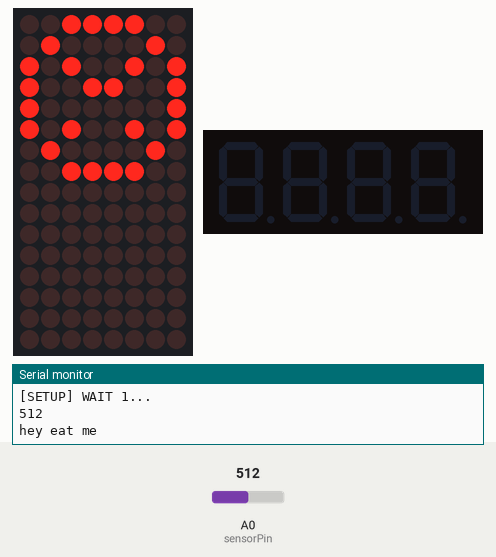
This sketch was run on a simulated ESP8266 (NodeMCU). Parts: 8×16 LED matrix, 4-digit seven-segment display, the last lines printed to the serial monitor. The inputs (shaded band) are chosen by the test bench; at power-on: A0 (sensorPin) = 512. WiFi joins after 1.5 s; servers stay silent unless stated.

Above: at 4.2 s.
5.3 s: A0 (sensorPin) set to 414
At 7.0 s:
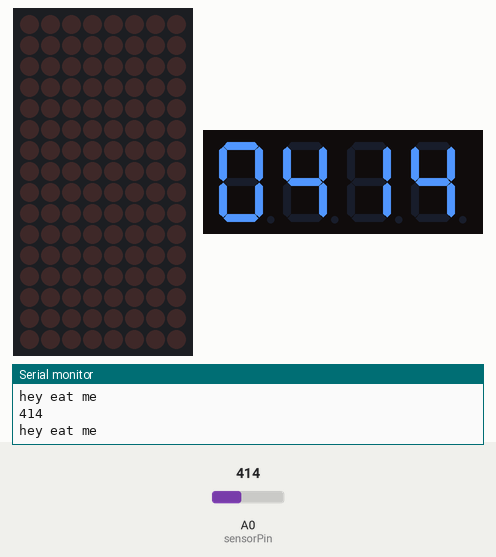
7.6 s: A0 (sensorPin) set to 393
At 8.5 s:
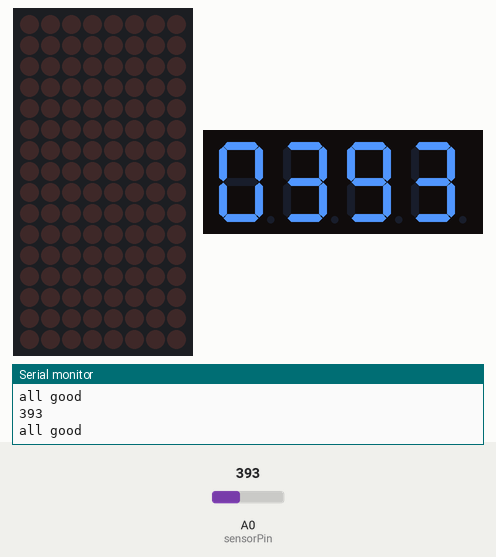
10.6 s: A0 (sensorPin) set to 410
At 11.35 s:
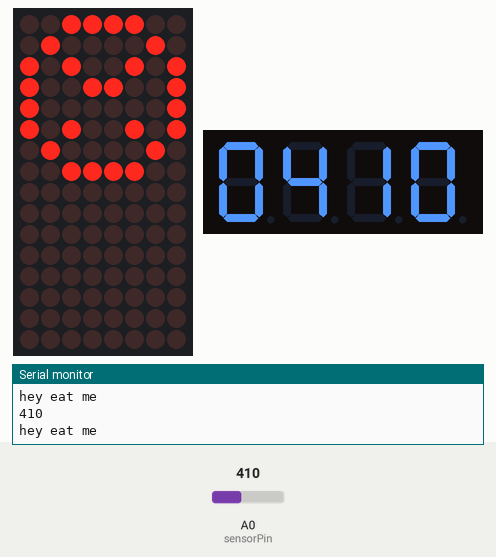
Timing chart, 0 to 13.6 s (numbered marks = the images above; inputs shaded):
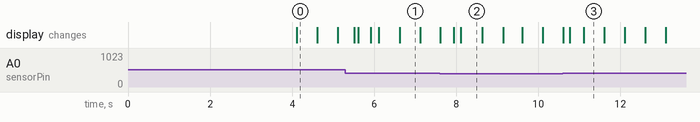

The sketch:

wow.ino
```cpp
#include <Arduino.h>
#define USE_SERIAL Serial
#include <Wire.h>
#include <Adafruit_GFX.h>
#include <ESP8266WiFi.h>
#include <ESP8266WiFiMulti.h>

#include "config.h"

#include <ESP8266HTTPClient.h>

#define USE_SERIAL Serial

unsigned long lastTime = 0;
unsigned long currentTime;
String payload;
int digit;
int httpCode;
int count = 0;

ESP8266WiFiMulti WiFiMulti;
#include "Adafruit_LEDBackpack.h"

AdafruitIO_Feed *gas = io.feed("Food Waste Gas Feed");

Adafruit_8x16matrix matrix = Adafruit_8x16matrix();
Adafruit_AlphaNum4 alpha4 = Adafruit_AlphaNum4();

int sensorPin = A0;    // select the input pin for the potentiometer

int sensorValue = 0;  // variable to store the value coming from the sensor

void setup() {
  USE_SERIAL.begin(115200);

  // set up LED matrix and clear any previous display
  matrix.begin(0x70);
  alpha4.begin(0x71);
  matrix.clear();
  alpha4.clear();
  matrix.writeDisplay();
  alpha4.writeDisplay();

  for(uint8_t t = 4; t > 0; t--) {
        USE_SERIAL.printf("[SETUP] WAIT %d...\n", t);
        USE_SERIAL.flush();
        delay(1000);
}
  io.connect();
  WiFi.mode(WIFI_STA);
  WiFiMulti.addAP(WIFI_SSID, WIFI_PASS);

}


// draw frowny face
static const uint8_t PROGMEM
frown_bmp[] =
{ B00111100,
  B01000010,
  B10100101,
  B10011001,
  B10000001,
  B10100101,
  B01000010,
  B00111100
};


void loop() {
  io.run();
  // read the value from the sensor:
  sensorValue = analogRead(sensorPin);
  USE_SERIAL.println(sensorValue);

  if (count++ > 2) {
    gas->save(sensorValue);
    count = 0;
  }


  if (sensorValue > 400) {
    USE_SERIAL.println("hey eat me");
    matrix.drawBitmap(0, 0, frown_bmp, 8, 8, LED_ON);
    matrix.writeDisplay();
    matrix.blinkRate(2);

    if((WiFiMulti.run() == WL_CONNECTED)) {
      textAlert();
    }
  }

  else {
    USE_SERIAL.println("all good");
    matrix.clear();
    matrix.writeDisplay();
  }

  for (int i = 0; i < 4; i++) {
    digit = (int) sensorValue / pow(10, 3-i);
    sensorValue -= digit * pow(10, 3-i);
    alpha4.writeDigitAscii(i, '0' + digit);
  }

  alpha4.writeDisplay();


  //if spoiled food is detected, blink


  delay(300);
}

void textAlert() {
        currentTime = millis() - lastTime;
        lastTime = millis();
        if (currentTime < 10000) {
          return;
        }
        HTTPClient http;
        http.begin("http://ec2-54-191-196-44.us-west-2.compute.amazonaws.com:3000/notify/"); //HTTP

        USE_SERIAL.print("[HTTP] GET...\n");
        // start connection and send HTTP header
        httpCode = http.GET();

        // httpCode will be negative on error
        if(httpCode > 0) {
            // HTTP header has been send and Server response header has been handled
            USE_SERIAL.printf("[HTTP] GET... code: %d\n", httpCode);

            // file found at server
            if(httpCode == HTTP_CODE_OK) {
                payload = http.getString();
                USE_SERIAL.println(payload);
            }
        } else {
            USE_SERIAL.printf("[HTTP] GET... failed, error: %s\n", http.errorToString(httpCode).c_str());
        }

        http.end();
}
```

config.h
```cpp
#define IO_USERNAME    "cstone01"
#define IO_KEY         "2edd44a7a57c4e03888df80663e1583a"
#define WIFI_SSID       "Puppet Guest"
#define WIFI_PASS       "argon4949"
#include "AdafruitIO_WiFi.h"
AdafruitIO_WiFi io(IO_USERNAME, IO_KEY, WIFI_SSID, WIFI_PASS);
```

Measured:
- the behaviour switches between 401 and 400 on A0 (sensorPin) (found by bisection; images 1 and 2)
- after the input at 7.6 s, the display: first differs from a run without the input after 0.33 s (image 2 shows a later state)
- after the input at 10.6 s, the display: first differs from a run without the input after 0.16 s (image 3 shows a later state)
- what the display in image 0 shows lasts 0.5 s, from 4.1 s to 4.6 s
